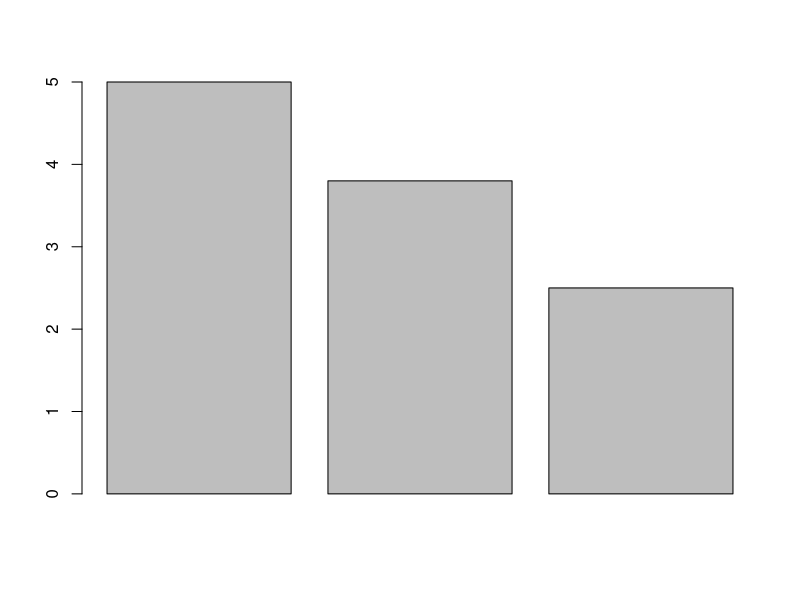
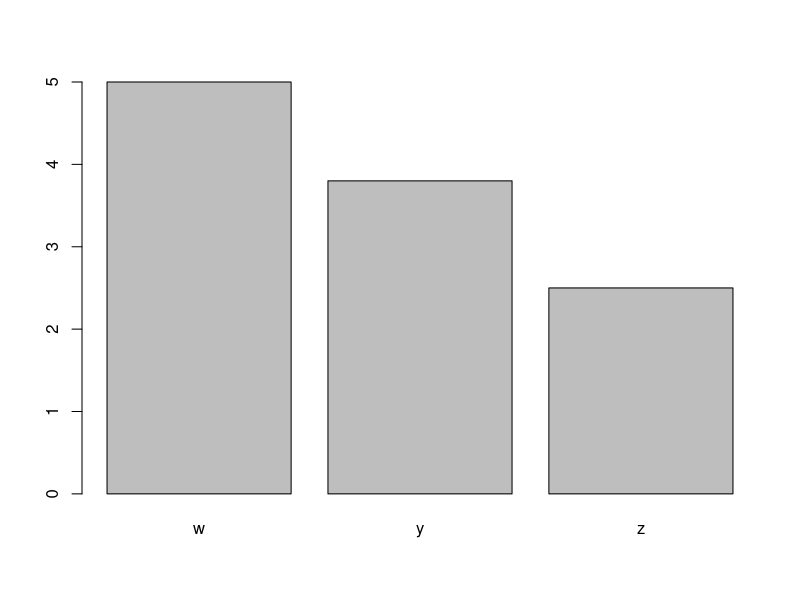
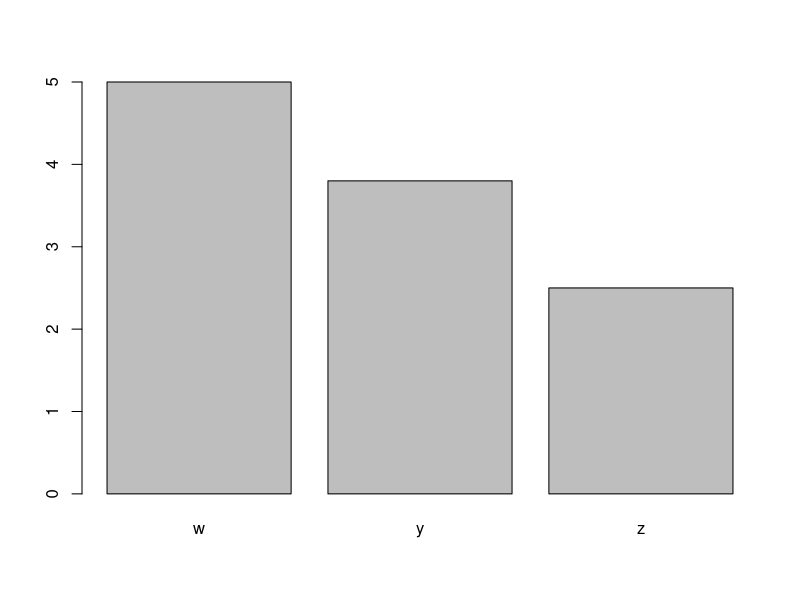
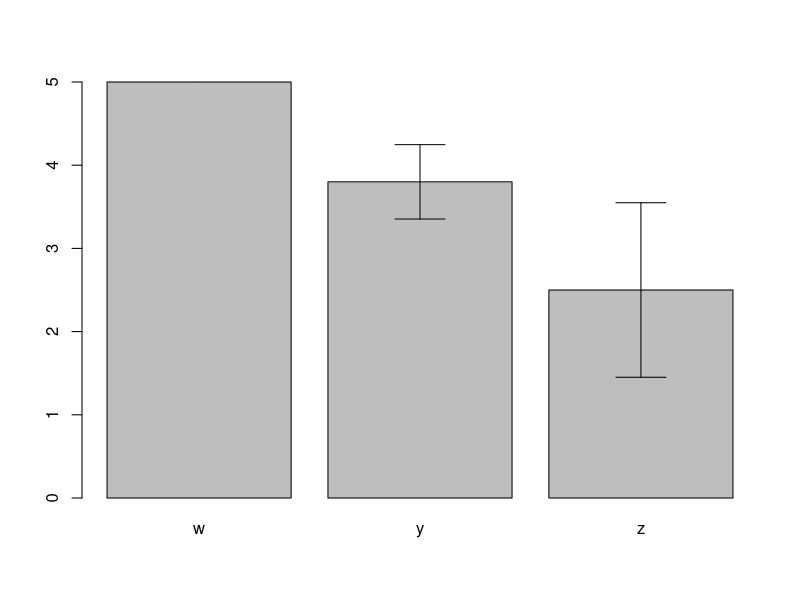
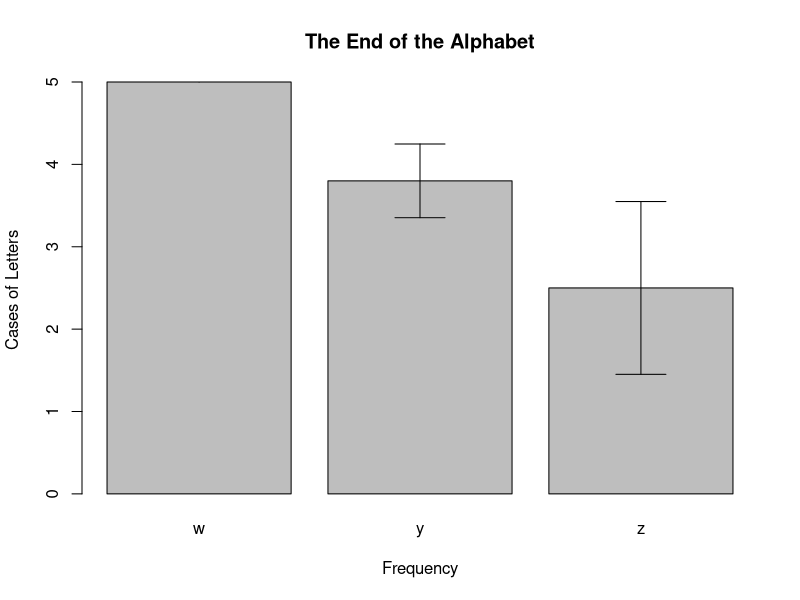

Here is the R script that generated these plots, in order:
# With the data frame you created last week you will:
unique.char <- c('a','b','c','d','e','f','g','h','i','j','k','l','m','n','o')
rep.char <- c('z','z','z','z','z','y','y','y','y','y','w','w','w','w','w')
unique.num <- c(1,2,3,4,5,6,7,8,9,10,11,12,13,14,15)
rep.num <- c(1,2,2,3,3,3,4,4,4,4,5,5,5,5,5)
dec.num <- c(1,2,3,4.20,5,6.9,7,8.008,9,10,11.11,12,13,14,15)

df <- as.data.frame(cbind(unique.char, rep.char,unique.num,rep.num,dec.num))
df$unique.num <- as.numeric(as.character(df$unique.num))
df$rep.num <- as.numeric(as.character(df$rep.num))
df$dec.num <- as.numeric(as.character(df$dec.num))
add.row <- data.frame("p","z",610,4,4.610)
colnames(add.row) <- colnames(df)
df1 <- rbind(df, add.row)
row.names(df1) <- df1$unique.char
df1 <- df1[,-1]
df1
# Create a barplot for one numeric column, grouped by the character vector with 3 unique values
  # Add error bars with mean and standard deviation to the plot
  # Change the x and y labels and add a title
  # Export the plot as a PDF that is 4 inches wide and 7 inches tall.
df.mean <-aggregate(df1$rep.num ~df1$rep.char, FUN = "mean")
df.mean
colnames(df.mean) <- c("Factor","Mean")
df.mean
barplot(df.mean$Mean)
barplot(df.mean$Mean, names.arg = df.mean$Factor)
df.sd <-aggregate(df1$rep.num ~df1$rep.char, FUN = "sd")
colnames(df.sd) <- c("Factor","StanDev")
df.sd
b.plot <- barplot(df.mean$Mean, names.arg = df.mean$Factor)
b.plot <- barplot(df.mean$Mean, names.arg = df.mean$Factor, ylim = c(0,5))
arrows(b.plot, df.mean$Mean-df.sd$StanDev,
       b.plot, df.mean$Mean+df.sd$StanDev,angle=90,code=3)
b.plot <- barplot(df.mean$Mean,names.arg = df.mean$Factor, xlab = "Frequency", ylab = "Cases of Letters", main = "The End of the Alphabet")
arrows(b.plot, df.mean$Mean-df.sd$StanDev,
       b.plot, df.mean$Mean+df.sd$StanDev,angle=90,code=3)

# Create a scatter plot between two of your numeric columns.
  # Change the point shape and color to something NOT used in the example.
  # Change the x and y labels and add a title
  # Export the plot as a JPEG by using the "Export" button in the plotting pane.

# Upload both plots with the script used to create them to GitHub.
  # Follow the same file naming format as last week for the script.
  # Name plots as Lastname_barplot or Lastname_scatterplot. Save them to your "plots" folder.
